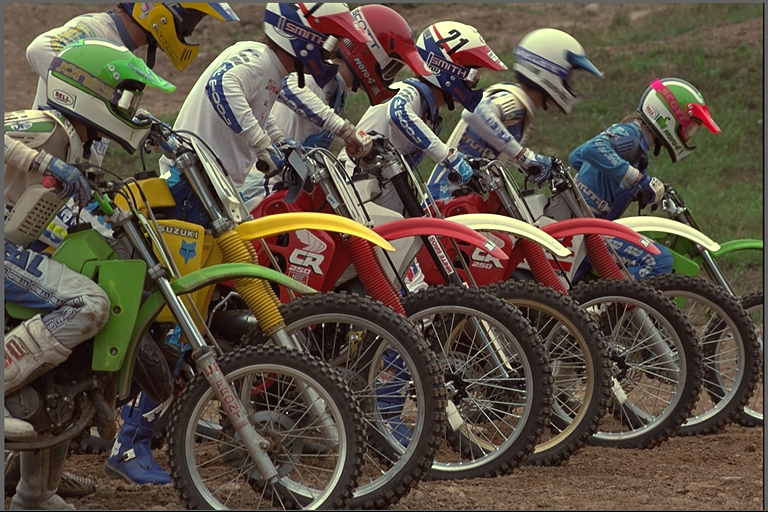
#> input picture lesson_5/data/kodim05.png, 768 x 512 px
$ jupyter execute DCT.ipynb
#> lines starting #> are read from the running program, lines starting #| are printed output that depends on the picture; after the words box and inside, x2 and y2 are one past the last pixel; in counts of white or black regions, pixels touching at a corner belong together; long printed decimals are rounded
### Discrete Cosine Transform

In this notebook we will demonstrate the working principle of the DCT and how it can be employed for image compression.

[cell 1]
import cv2
import math
import numpy as np
from matplotlib import pyplot as plt
plt.rcParams['figure.figsize'] = [15, 10]
from scipy.fft import dct, idct

[cell 2]
img = cv2.imread('data/kodim05.png')
#> img is the input picture: shape (512, 768, 3); mean B, G, R 67.5, 81, 91.5
img = cv2.cvtColor(img, cv2.COLOR_BGR2GRAY)
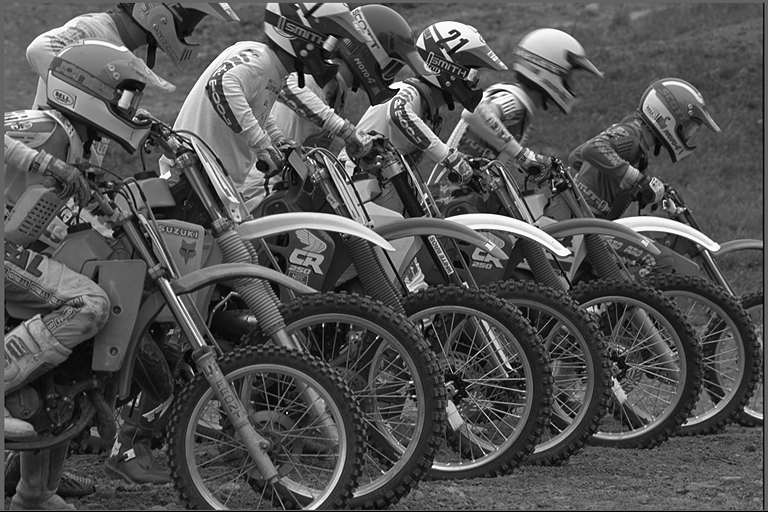
#> img: shape (512, 768); min 0, max 255, mean 82.6
rows, cols = img.shape
#> rows = 512; cols = 768
plt.imshow(img, cmap='gray')

Scipy does not offer 2D DCT implementation but we already know that DCT is a **separable** transform. So the 2D versionw e can easily write ourselves.

[cell 3]
def dct2(a):
    return dct(dct(a.T).T)

def idct2(a):
    return idct(idct(a.T).T)

[cell 4]
block = np.ones((4, 4), dtype=np.float32)
print(block)
print(' ')
print(dct2(block))

[cell 5]
# Horizontal edge
block = np.zeros((4, 4), dtype=np.float32)
block[0, :] = 1
print(block)
print(' ')
print(dct2(block))

[cell 6]
# Vertical structure
block = np.zeros((4, 4), dtype=np.float32)
block[:, [1, 2]] = 1
print(block)
print(' ')
print(dct2(block))

#### Block-wise 2D DCT Image Transform

This operation is the fundamental process for JPEG compression.

[cell 7]
def psnr(ref, target):
    error = ref.astype(np.float32) - target.astype(np.float32)
    mse = np.mean(error**2)
    return 10 * np.log10((255**2)/mse)

# Sampling by thresholding
ratios = []
blk_size = 8
result = np.zeros_like(img, dtype=np.float32)
for r in range(0, rows, blk_size):
    for c in range(0, cols, blk_size):
        block = img[r:r+blk_size, c:c+blk_size].astype(np.float32)
        d = dct2(block/255)
        th = 2
        ratios.append(np.sum((np.abs(d) < th))/blk_size**2)

        d[np.abs(d) < th] = 0
        i = idct2(d)
        result[r:r+blk_size, c:c+blk_size] = i
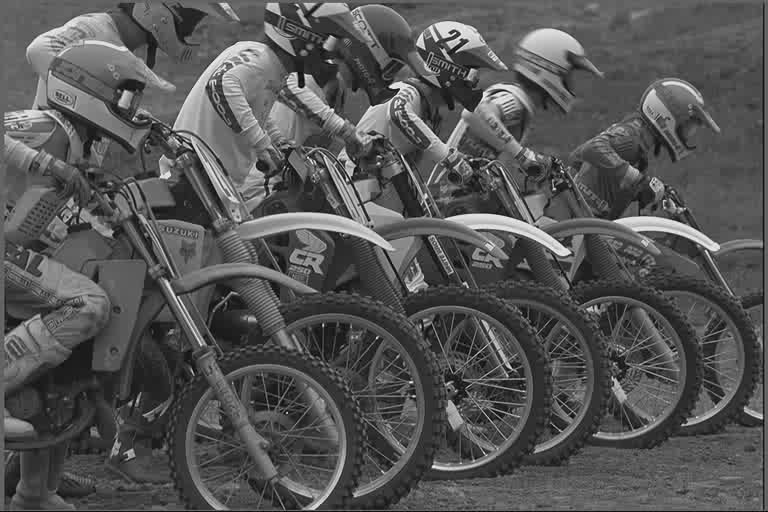
#> result: shape (512, 768) float32; min -0.0881, max 1.14, mean 0.324; drawn with min black and max white
#> after the loop, ratios = 6144 values, max 0.984 at index 0, min 0.438 at index 140, mean 0.867

result[result < 0] = 0
#> result: shape (512, 768) float32; 0.2% of pixels changed, all inside (x1, y1, x2, y2) = (0, 33, 767, 512)
result[result > 1] = 1
#> result: shape (512, 768) float32; min 0, max 1, mean 0.324
result = (255*result).astype(np.uint8)
plt.subplot(121), plt.imshow(img, cmap='gray')
plt.subplot(122), plt.imshow(result, cmap='gray')

print(np.mean(ratios))
#| 0.8666
print('PSNR', psnr(img, result), 'dB')
#> in psnr, `error = ref.astype(np.float32) - target.astype(np.float32)`:
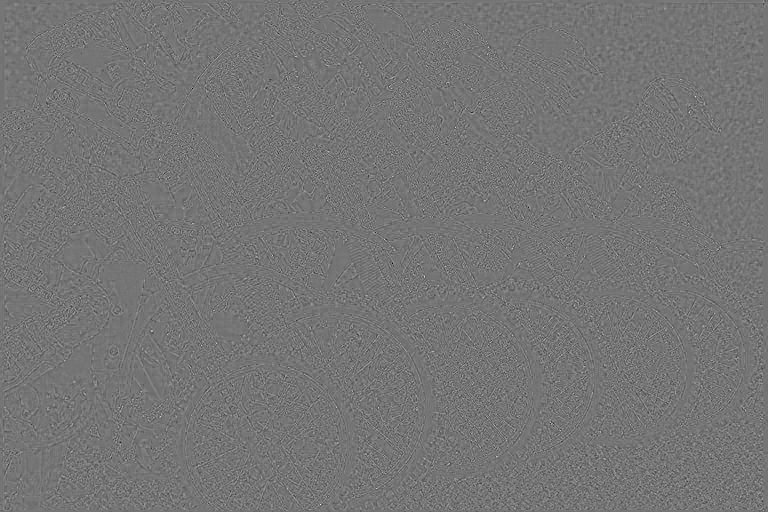
#> error: shape (512, 768) float32; min -87, max 103, mean 0.5; drawn with min black and max white
#> in psnr, `mse = np.mean(error**2)`: mse = 72.74
#| PSNR 29.513 dB
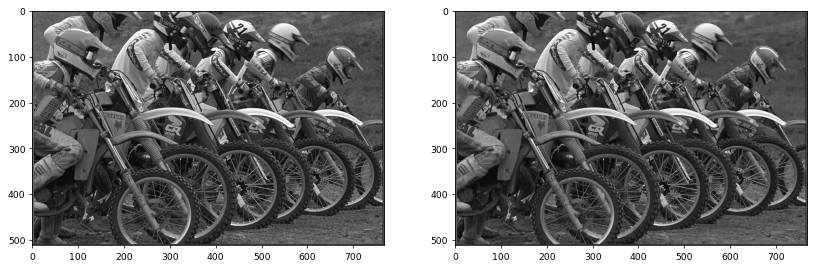
#> figure drawn by matplotlib, 2 panels

[cell 8]
# Zonal sampling
ratios = []
blk_size = 8
result = np.zeros_like(img, dtype=np.float32)
#> result: shape (512, 768) float32; every value is 0
for r in range(0, rows, blk_size):
    for c in range(0, cols, blk_size):
        block = img[r:r+blk_size, c:c+blk_size].astype(np.float32)
        d = dct2(block/255)
        d[4:, 4:] = 0
        i = idct2(d)
        result[r:r+blk_size, c:c+blk_size] = i

result[result < 0] = 0
#> result: shape (512, 768) float32; min 0, max 1.12, mean 0.324
result[result > 1] = 1
#> result: shape (512, 768) float32; min 0, max 1, mean 0.324
result = (255*result).astype(np.uint8)
plt.subplot(121), plt.imshow(img, cmap='gray')
plt.subplot(122), plt.imshow(result, cmap='gray')
print('PSNR', psnr(img, result), 'dB')
#| PSNR 35.711 dB

$ run again, with lesson_5/data/kodim02.png copied over lesson_5/data/kodim05.png
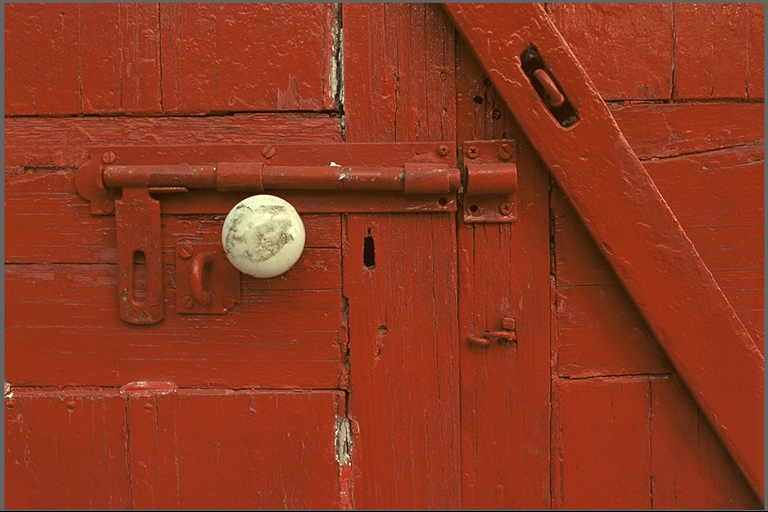
#> input picture lesson_5/data/kodim02.png, 768 x 512 px
#> img is the input picture: shape (512, 768, 3); mean B, G, R 31.2, 56.4, 142.9
#> img: shape (512, 768)
#> after the loop `for r in range(0, rows, blk_size):`: ratios = 6144 values, max 0.984 at index 78, min 0.562 at index 5514, mean 0.959
#| 0.9588
#> in psnr, `error = ref.astype(np.float32) - target.astype(np.float32)`:
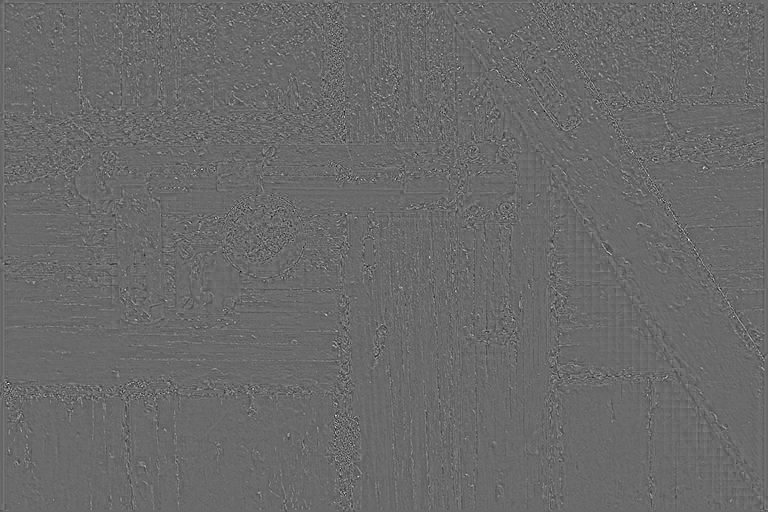
#> error: shape (512, 768) float32; min -57, max 81, mean 0.5; drawn with min black and max white
#> mse = 32.2
#| PSNR 33.053 dB
#> `[cell 7] def psnr(ref, target): error = ref.astype(np.float32) - targe..`:
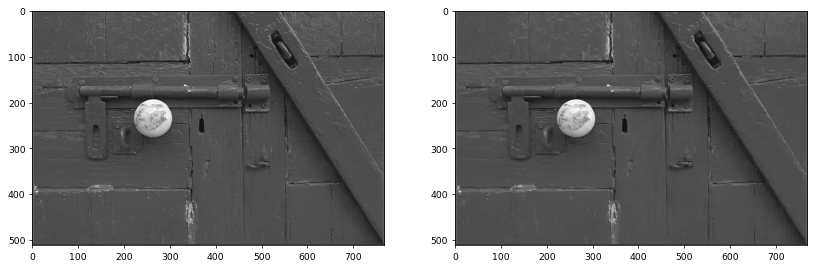
#> figure drawn by matplotlib, 2 panels
#| PSNR 42.265 dB
